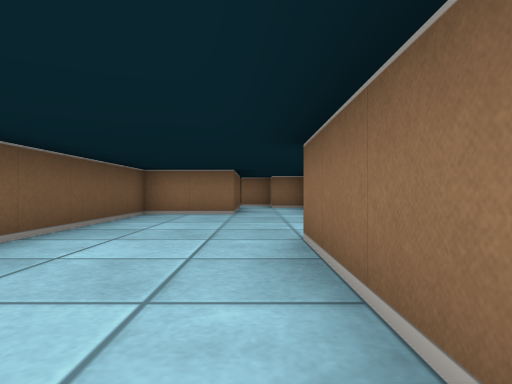
[1] (above)

20 first-person views from a walk through a cub3D ray-caster map. The camera is about half as high as the walls, looks level and sees 75° across. The floor is counted in squares. Each view is taken from the middle of a square. On the plan, view 1 faces up. The plan holds only what a view shows up to about 9 squares ahead; the rest is blank.

[2]
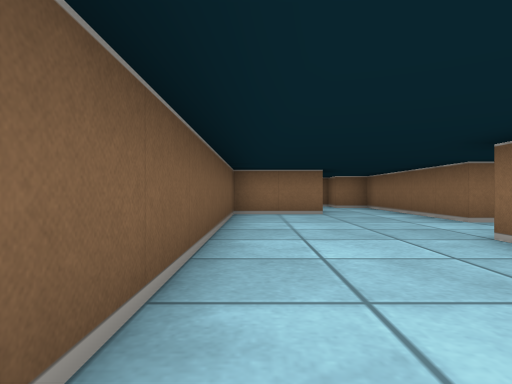

[3]
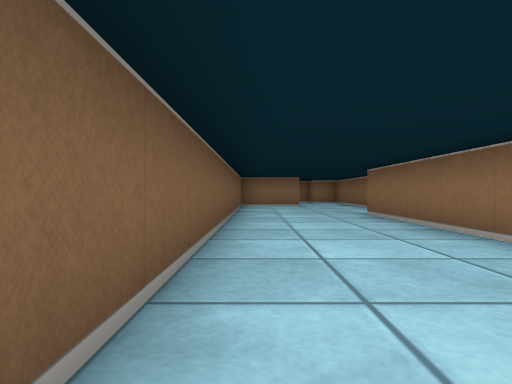

[4]
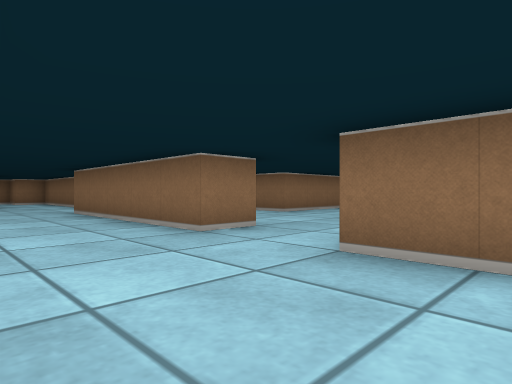

[5]
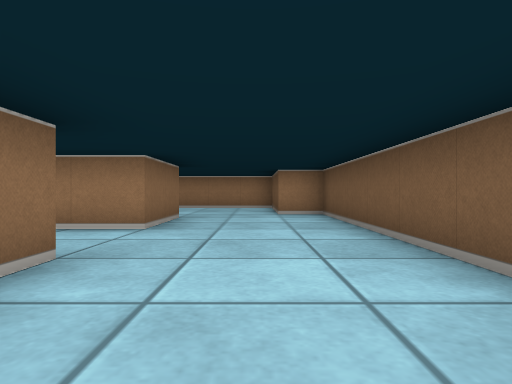

[6]
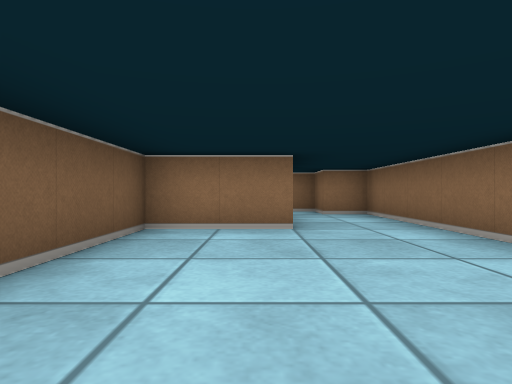

[7]
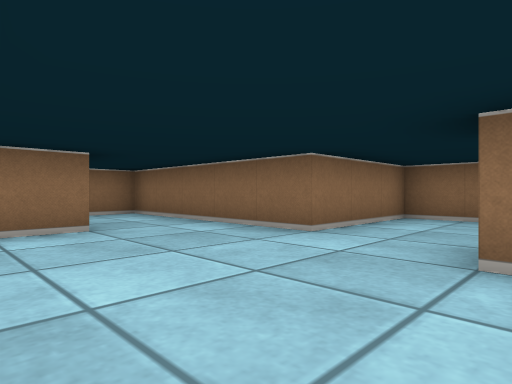

[8]
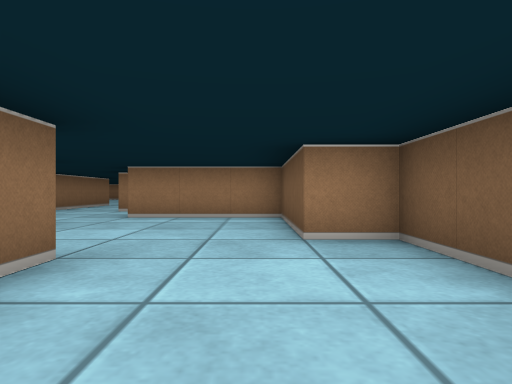

[9]
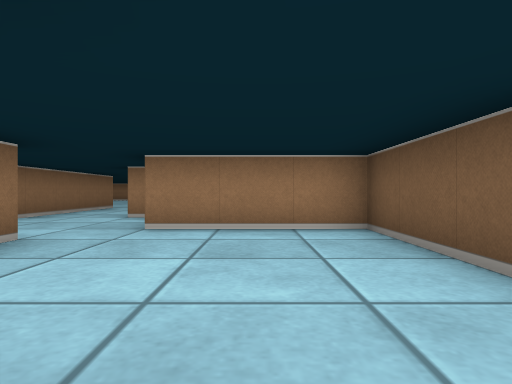

[10]
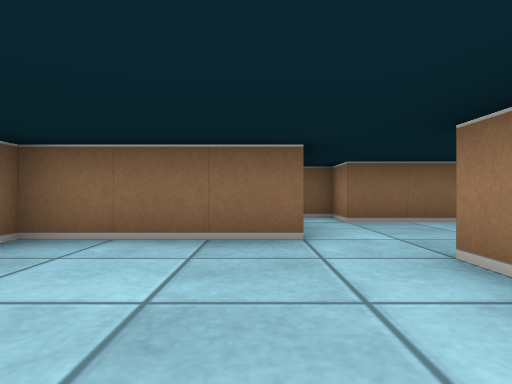

[11]
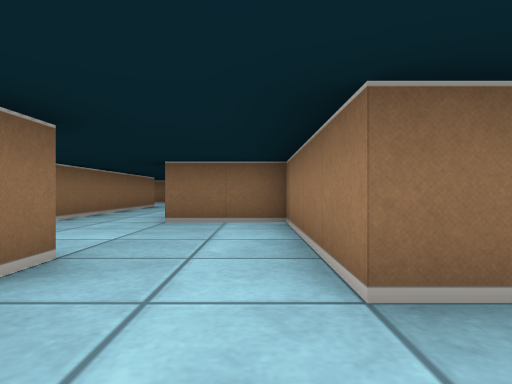

[12]
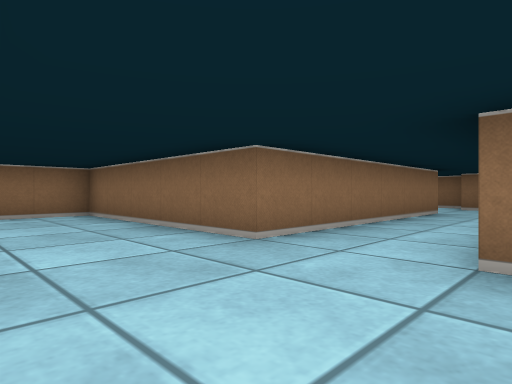

[13]
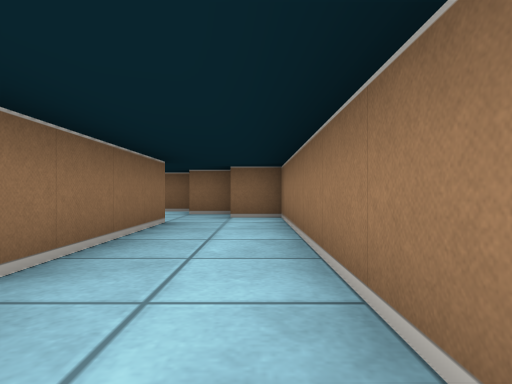

[14]
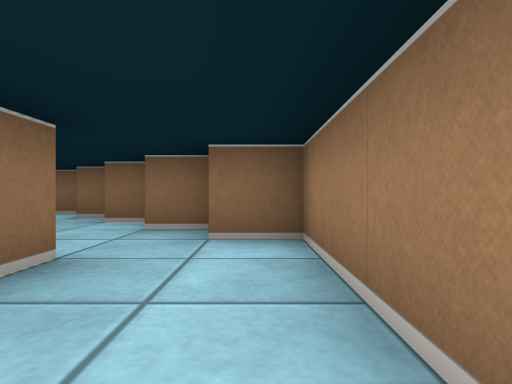

[15]
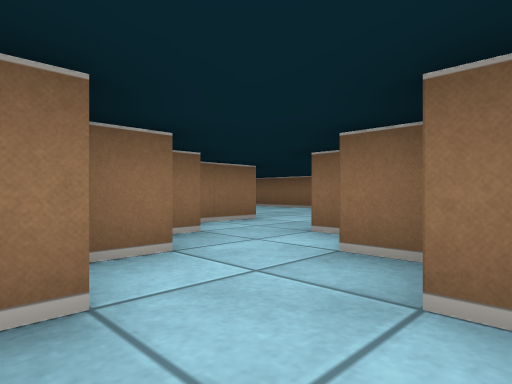

[16]
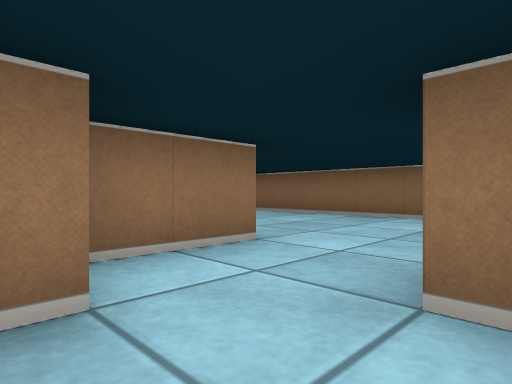

[17]
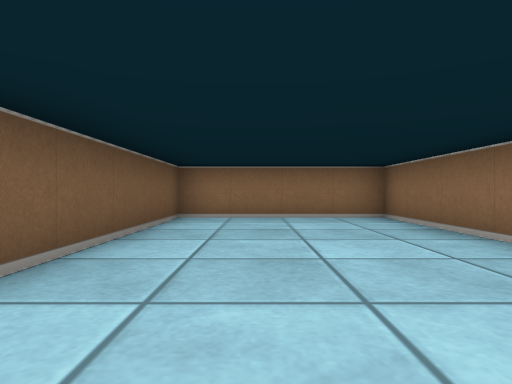

[18]
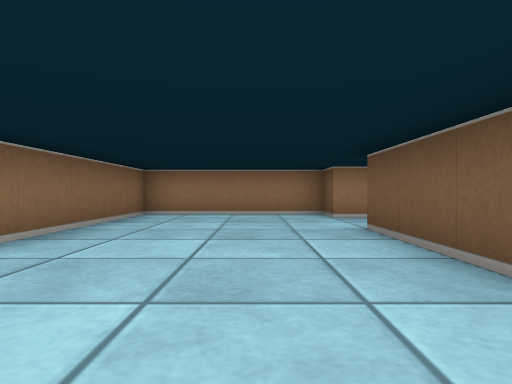

[19]
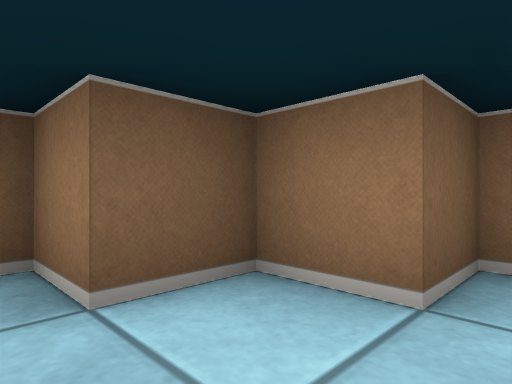

[20]
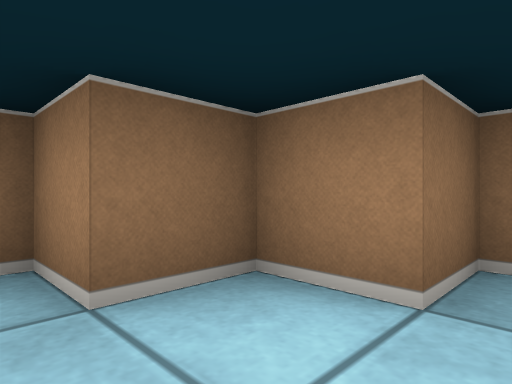

### Floor plan
Ten units are one square. View 1 is at (0, 0); x grows to the right and y downward. Boxes are objects, and circles mark ways between rooms. Rooms are numbered by the first view taken in them; rooms with no view inside come last. Other rooms are left out.
<svg viewBox="-30 -120 240 220">
<path fill="none" stroke="#000" d="M5 15 5 -35M15 -55 15 -105 5 -105 5 -115 -1 -115M5 45 5 35M-5 -89 -5 -75 -25 -75 -25 65 -15 65M-15 65 -15 95 15 95M5 55 5 45M25 75 25 55M56 15 115 15 115 5M105 -5 45 -5 45 -55 15 -55M15 15 5 15M5 35 45 35 45 15M125 5 125 -5 135 -5 135 -15 145 -15 145 -25M146 -45 135 -45 135 -35 125 -35 125 -25 115 -25M155 -30 155 -35M155 -35 165 -35 165 -25 205 -25 205 -105 165 -105 165 -55 148 -55"/>
<circle cx="-3" cy="60" r="3" fill="#2a7"/>
<circle cx="10" cy="25" r="3" fill="#2a7"/>
<circle cx="15" cy="-45" r="3" fill="#2a7"/>
<circle cx="150" cy="-45" r="3" fill="#2a7"/>
<text x="-10" y="-20">1</text>
<text x="0" y="70">2</text>
<text x="60" y="0">3</text>
<text x="180" y="-60">4</text>
</svg>
Room 1 opens to room 2. Room 1 opens to room 3. Room 3 opens to room 4.

Where each view was taken, in squares from view 1:
view 1: 0 up, 0 right, facing up
view 2: 0 up, 2 left, facing up
view 3: 4 down, 2 left, facing up
view 4: 5 down, 2 left, facing up-right
view 5: 1 up, 1 left, facing down
view 6: 3 up, 1 left, facing up
view 7: 3 up, 2 left, facing up-right
view 8: 3 down, 1 left, facing down
view 9: 5 down, 0 right, facing down
view 10: 8 down, 1 left, facing right
view 11: 3 down, 1 left, facing right
view 12: 2 down, 2 right, facing up-right
view 13: 1 down, 5 right, facing right
view 14: 1 down, 8 right, facing right
view 15: 1 up, 12 right, facing up-right
view 16: 3 up, 14 right, facing up-right
view 17: 4 up, 18 right, facing up
view 18: 10 up, 18 right, facing down
view 19: 2 up, 14 right, facing up-left
view 20: 2 up, 12 right, facing down-right
